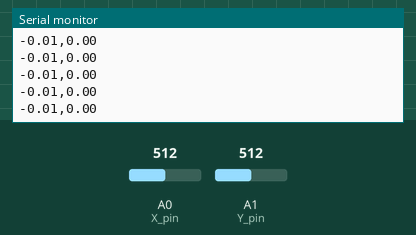
Recording of a sketch running on a simulated Arduino Uno, built with avr-gcc and run on an emulated ATmega328P. On the bench: the last lines printed to the serial monitor. Inputs (shaded band) come from the test bench; at power-on: A0 (X_pin) = 512, A1 (Y_pin) = 512.

Above: at 1.2 s.
1.3 s: A0 (X_pin) set to 716
At 2.3 s:
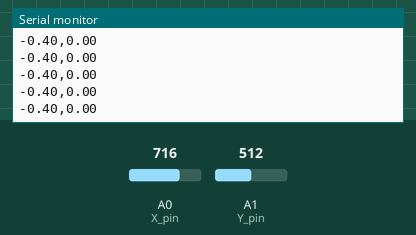
2.8 s: A1 (Y_pin) set to 716
At 3.5 s:
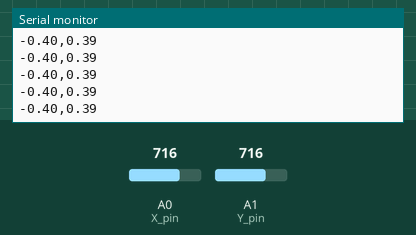
4.3 s: A0 (X_pin) set to 900
At 4.9 s:
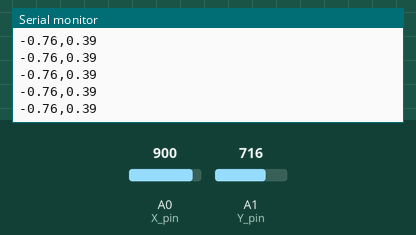
5.8 s: A1 (Y_pin) set to 900
At 6.9 s:
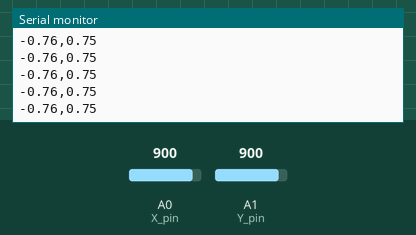
Timing chart, 0 to 8.3 s (numbered marks = the images above; inputs shaded):
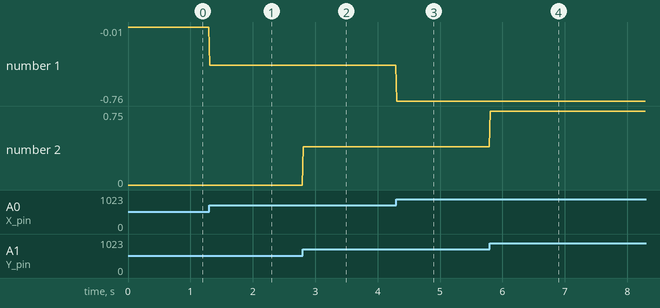

The sketch:

unity_test.ino
```cpp
// // Arduino pin numbers
// const int X_pin = 0; // analog pin connected to X output

// void setup() {
//   Serial.begin(115200);
// }

// void loop() {
//   int deg = analogRead(X_pin);
//   Serial.println(deg);
//   // Serial.println(map(deg, 920, 1025, 55, -55));
//   // if (deg < 250) Serial.println(map(deg, 0, 250, -180, 0));
//   // else Serial.println(map(deg, 250, 500, 0, 180));
//   delay(50);
// }


// Arduino pin numbers
const int X_pin = 0; // analog pin connected to X output
const int Y_pin = 1; // analog pin connected to Y output

void setup() {
  Serial.begin(115200);
}

void loop() {
  // Serial.print(millis());
  // Serial.print(",");
  Serial.print(map(analogRead(X_pin), 1023, 0, -100, 100)/100.00);
  // Serial.print(analogRead(X_pin));
  Serial.print(",");
  Serial.println(map(analogRead(Y_pin), 0, 1023, -100, 100)/100.00);
  // Serial.println(analogRead(Y_pin));
  delay(9);
}
```

Measured:
- after the input at 1.3 s, the serial monitor: prints a new line at once (image 1)
- after the input at 2.8 s, the serial monitor: prints a new line at once (image 2)
- after the input at 4.3 s, the serial monitor: prints a new line at once (image 3)
- after the input at 5.8 s, the serial monitor: prints a new line at once (image 4)
- plotted number 1: -0.01 → -0.4 after the input at 1.3 s, -0.4 → -0.76 after the input at 4.3 s
- plotted number 2: 0 → 0.39 after the input at 2.8 s, 0.39 → 0.75 after the input at 5.8 s
